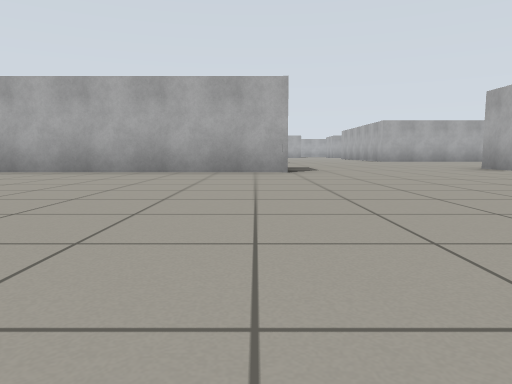
[1] (above)

24 first-person views from a walk through a robot-simulator world made for Gazebo. The camera is 0.5 m above the floor, tilts 6° down and sees 70° across. The floor is counted in squares, 2 m on a side. Each view is taken from the middle of a square. On the plan, view 1 faces up. The plan holds only what a view shows up to about 9 squares ahead; the rest is blank. The place goes on beyond the plan.

[2]
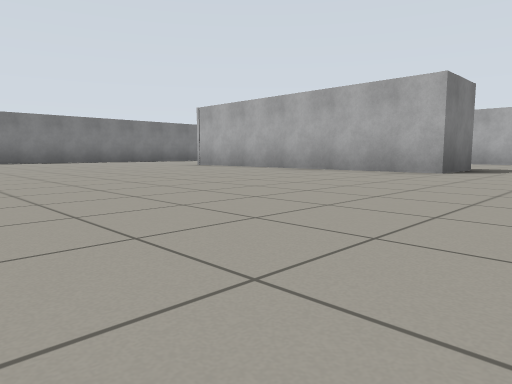

[3]
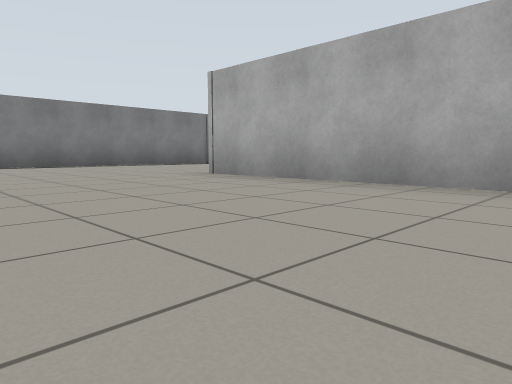

[4]
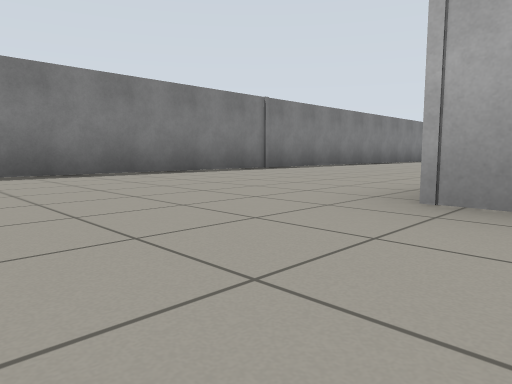

[5]
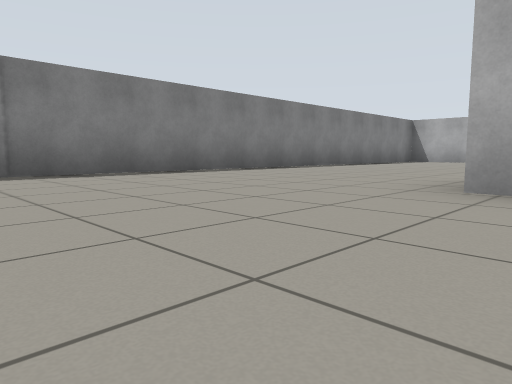

[6]
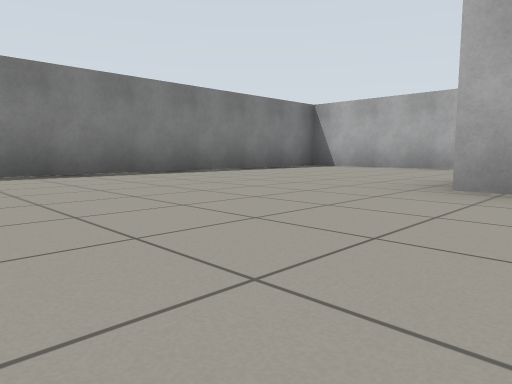

[7]
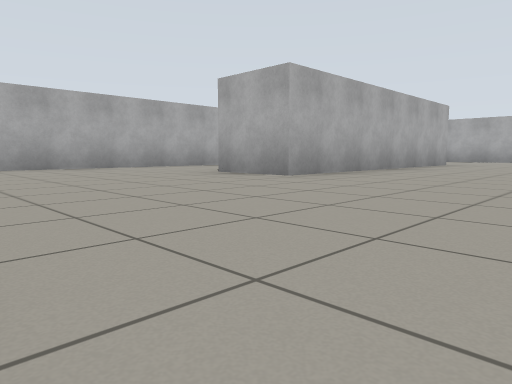

[8]
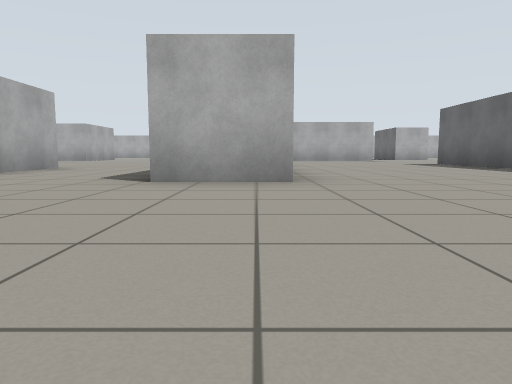

[9]
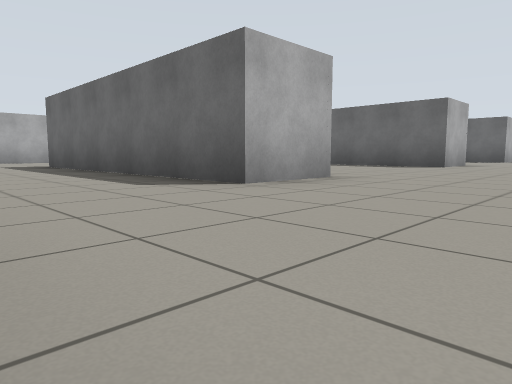

[10]
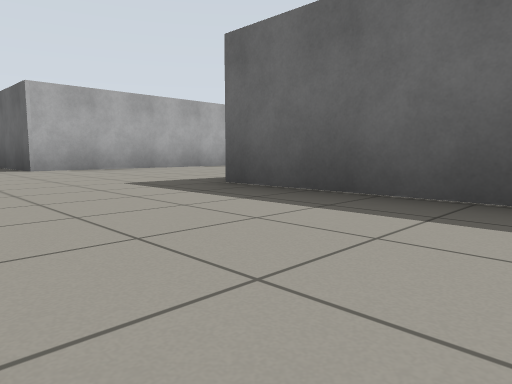

[11]
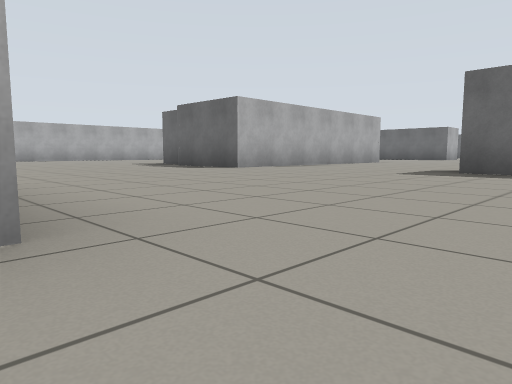

[12]
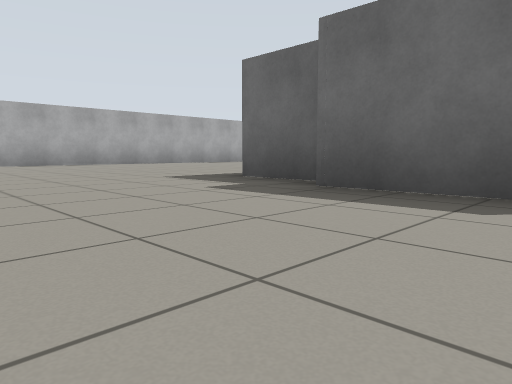

[13]
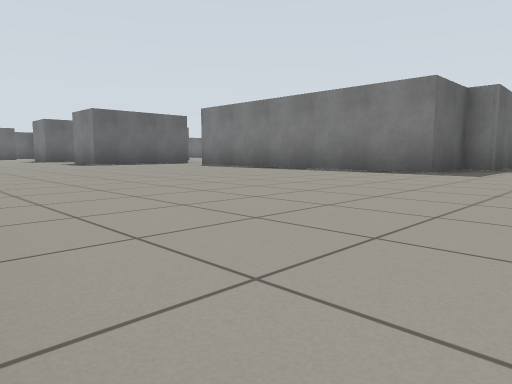

[14]
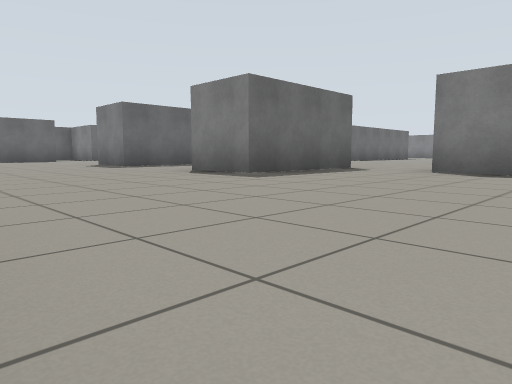

[15]
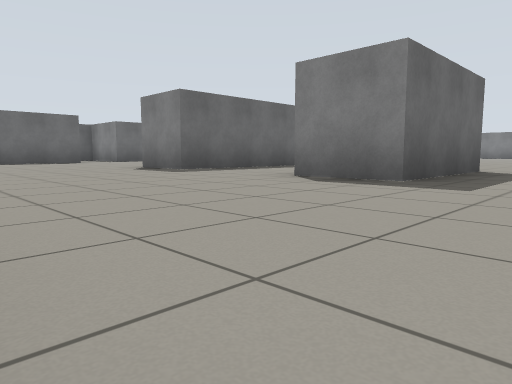

[16]
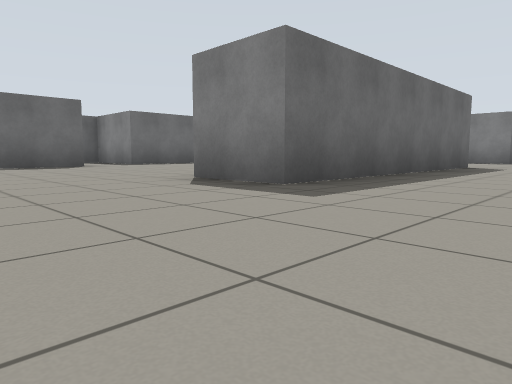

[17]
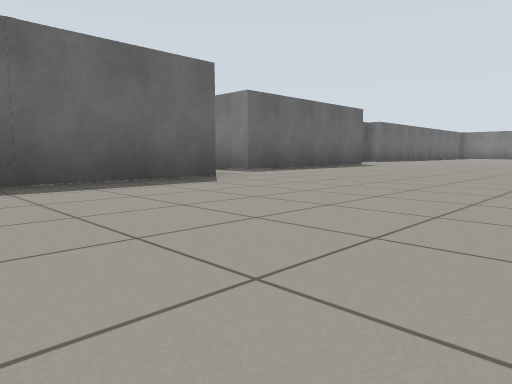

[18]
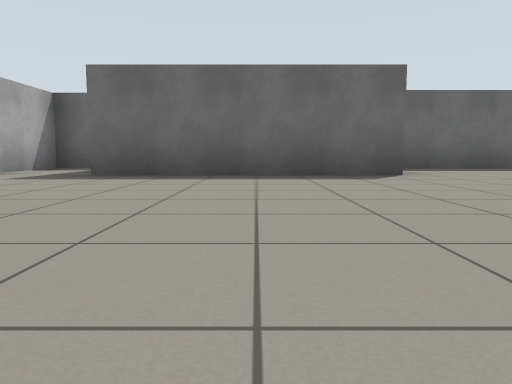

[19]
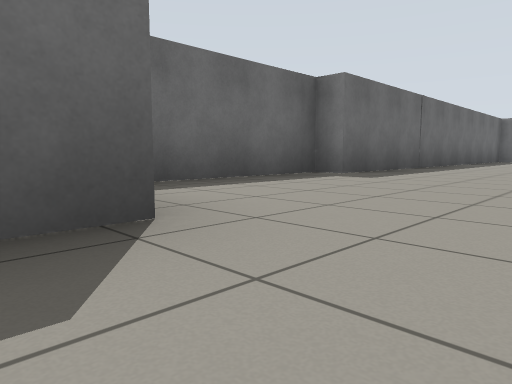

[20]
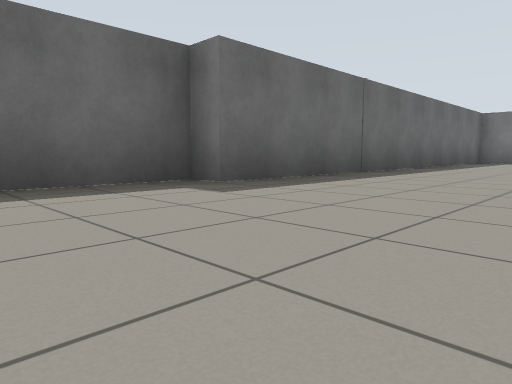

[21]
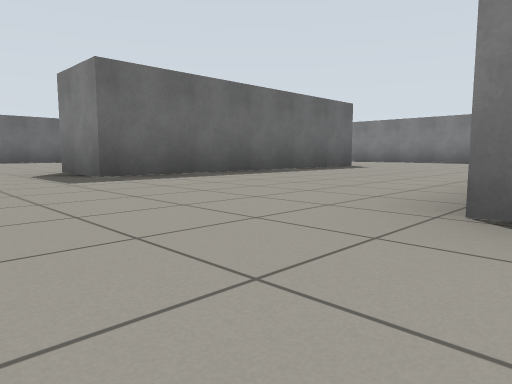

[22]
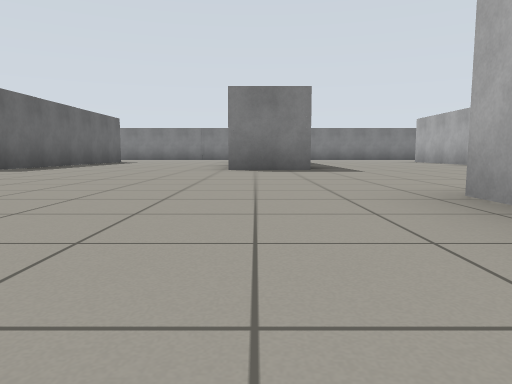

[23]
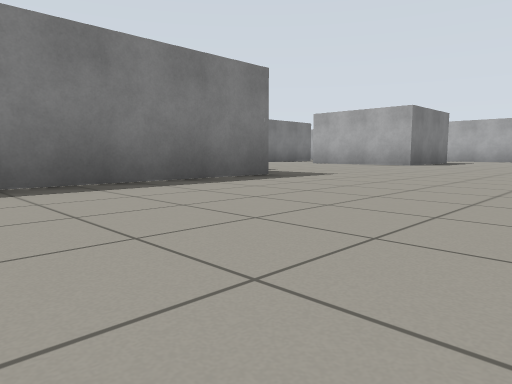

[24]
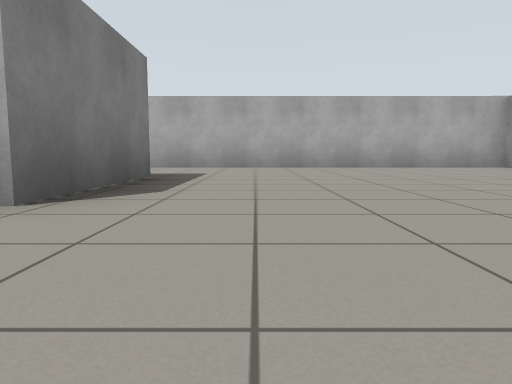

### Floor plan
Points are (right, up) in squares from view 1. A wall is a line through its corners. A room is listed if a view was taken in it or the views show most of it. See-through windows are left out.
Room 1 (views 1, 2, 3, 4, 5, 6, 7, 8, 9, 10, 11, 12, 13, 14, 15, 16, 17, 18, 19, 20, 21, 22, 23, 24)
walls: (4.3, 11.2) (3.8, 11.2); (3.8, 12.9) (3.8, 16.6) (5.7, 16.7) (5.7, 16.2) (7, 16.2) (7, 11.1); (6.1, 9.6) (8.7, 9.6) (8.7, 8.3); (0.5, 14.7) (-4.8, 14.7) (-4.8, 15.9) (0.5, 15.9); (3.8, 5.2) (3.8, 6.1) (8.7, 6.1) (8.7, 4.8); (-4.8, 9.5) (-4.8, 10.8) (0.4, 10.8) (0.4, 9.6) (-0.5, 9.6); (-1.8, 18.3) (-8.6, 18.3) (-8.6, 1.9); (-4.8, 6.1) (0.4, 6.1) (0.4, 4.9) (-4.8, 4.9); (12.4, 14.5) (12.4, 17.5); (3.3, -0.3) (7, -0.3) (7, -1.1); (8.3, 0.7) (10.5, 0.7); (7, 23) (7, 20.7) (4.7, 20.7); (-0.1, -1.9) (2.6, -1.9); (7.8, -2.2) (8.4, -2.2) (8.4, -0.7); (-8.6, -0.9) (-8.6, -1.4); (-8.3, -1.6) (-0.1, -1.5); (12.5, 25.5) (6, 25.5)

Where each view was taken, in squares from view 1:
view 1: 0 up, 0 right, facing up
view 2: 0 up, 2 right, facing up-left
view 3: 2 up, 1 left, facing up-left
view 4: 3 up, 4 left, facing up-left
view 5: 7 up, 4 left, facing up-left
view 6: 12 up, 4 left, facing up-left
view 7: 12 up, 8 left, facing up-right
view 8: 15 up, 8 left, facing right
view 9: 18 up, 7 left, facing down-right
view 10: 18 up, 2 left, facing down-right
view 11: 21 up, 1 left, facing down-right
view 12: 19 up, 4 right, facing down-right
view 13: 18 up, 12 right, facing down-left
view 14: 13 up, 12 right, facing down-left
view 15: 11 up, 12 right, facing down-left
view 16: 8 up, 11 right, facing down-left
view 17: 4 up, 11 right, facing down-left
view 18: 4 up, 5 right, facing down
view 19: 1 up, 4 right, facing down-left
view 20: 1 up, 2 right, facing down-left
view 21: 10 up, 2 right, facing down-left
view 22: 10 up, 6 right, facing left
view 23: 13 up, 10 right, facing up-left
view 24: 19 up, 8 right, facing up
